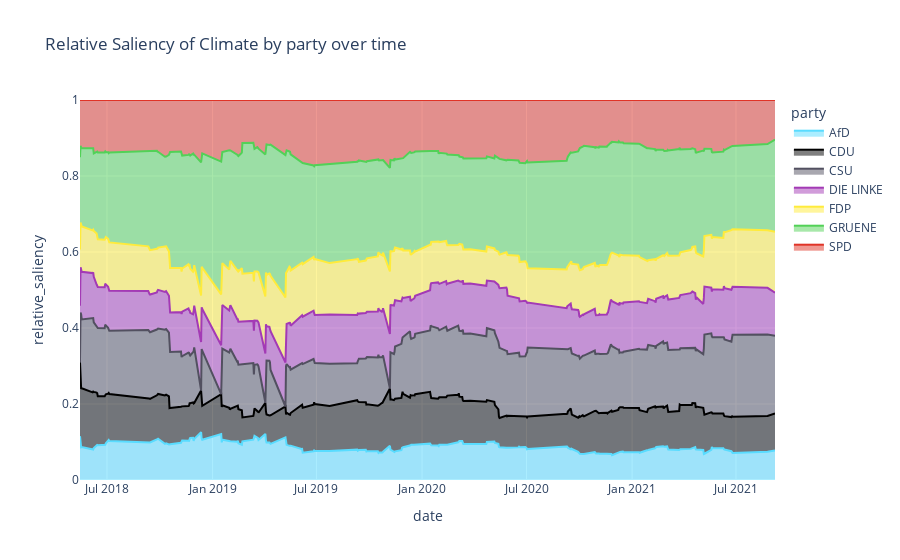

The notebook cell this image was saved under:
### Code cell
import plotly.express as px

fig = px.area(rollingdf, x="date", y="relative_saliency", color='party', title="Relative Saliency of Climate by party over time", range_y=[0,1], color_discrete_map=PARTYCOLORS)
fig.show()

### Figure 1 — Plotly figure (JSON) as saved in the notebook; plotly's stock layout.template omitted (floating-point values rounded to 4 significant figures; data arrays with more than 128 entries replaced by an {"elided": "..."} marker saying what was removed)
{"data": [{"fillpattern": {"shape": ""}, "hovertemplate": "party=AfD<br>date=%{x}<br>relative_saliency=%{y}<extra></extra>", "legendgroup": "AfD", "line": {"color": "#59dcff"}, "marker": {"symbol": "circle"}, "mode": "lines", "name": "AfD", "orientation": "v", "showlegend": true, "stackgroup": "1", "type": "scatter", "x": {"elided": "209 str values"}, "xaxis": "x", "y": {"elided": "209 float values"}, "yaxis": "y"}, {"fillpattern": {"shape": ""}, "hovertemplate": "party=CDU<br>date=%{x}<br>relative_saliency=%{y}<extra></extra>", "legendgroup": "CDU", "line": {"color": "black"}, "marker": {"symbol": "circle"}, "mode": "lines", "name": "CDU", "orientation": "v", "showlegend": true, "stackgroup": "1", "type": "scatter", "x": {"elided": "209 str values"}, "xaxis": "x", "y": {"elided": "209 float values"}, "yaxis": "y"}, {"fillpattern": {"shape": ""}, "hovertemplate": "party=CSU<br>date=%{x}<br>relative_saliency=%{y}<extra></extra>", "legendgroup": "CSU", "line": {"color": "#525060"}, "marker": {"symbol": "circle"}, "mode": "lines", "name": "CSU", "orientation": "v", "showlegend": true, "stackgroup": "1", "type": "scatter", "x": {"elided": "203 str values"}, "xaxis": "x", "y": {"elided": "203 float values"}, "yaxis": "y"}, {"fillpattern": {"shape": ""}, "hovertemplate": "party=DIE LINKE<br>date=%{x}<br>relative_saliency=%{y}<extra></extra>", "legendgroup": "DIE LINKE", "line": {"color": "#a33ab5"}, "marker": {"symbol": "circle"}, "mode": "lines", "name": "DIE LINKE", "orientation": "v", "showlegend": true, "stackgroup": "1", "type": "scatter", "x": {"elided": "209 str values"}, "xaxis": "x", "y": {"elided": "209 float values"}, "yaxis": "y"}, {"fillpattern": {"shape": ""}, "hovertemplate": "party=FDP<br>date=%{x}<br>relative_saliency=%{y}<extra></extra>", "legendgroup": "FDP", "line": {"color": "#ffeb3b"}, "marker": {"symbol": "circle"}, "mode": "lines", "name": "FDP", "orientation": "v", "showlegend": true, "stackgroup": "1", "type": "scatter", "x": {"elided": "209 str values"}, "xaxis": "x", "y": {"elided": "209 float values"}, "yaxis": "y"}, {"fillpattern": {"shape": ""}, "hovertemplate": "party=GRUENE<br>date=%{x}<br>relative_saliency=%{y}<extra></extra>", "legendgroup": "GRUENE", "line": {"color": "#52d157"}, "marker": {"symbol": "circle"}, "mode": "lines", "name": "GRUENE", "orientation": "v", "showlegend": true, "stackgroup": "1", "type": "scatter", "x": {"elided": "209 str values"}, "xaxis": "x", "y": {"elided": "209 float values"}, "yaxis": "y"}, {"fillpattern": {"shape": ""}, "hovertemplate": "party=SPD<br>date=%{x}<br>relative_saliency=%{y}<extra></extra>", "legendgroup": "SPD", "line": {"color": "#e03427"}, "marker": {"symbol": "circle"}, "mode": "lines", "name": "SPD", "orientation": "v", "showlegend": true, "stackgroup": "1", "type": "scatter", "x": {"elided": "209 str values"}, "xaxis": "x", "y": {"elided": "209 float values"}, "yaxis": "y"}], "layout": {"autosize": true, "legend": {"title": {"text": "party"}, "tracegroupgap": 0}, "title": {"text": "Relative Saliency of Climate by party over time"}, "xaxis": {"anchor": "y", "autorange": true, "domain": [0, 1], "range": ["2018-05-15", "2021-09-07"], "title": {"text": "date"}, "type": "date"}, "yaxis": {"anchor": "x", "domain": [0, 1], "range": [0, 1], "title": {"text": "relative_saliency"}, "type": "linear"}}}
